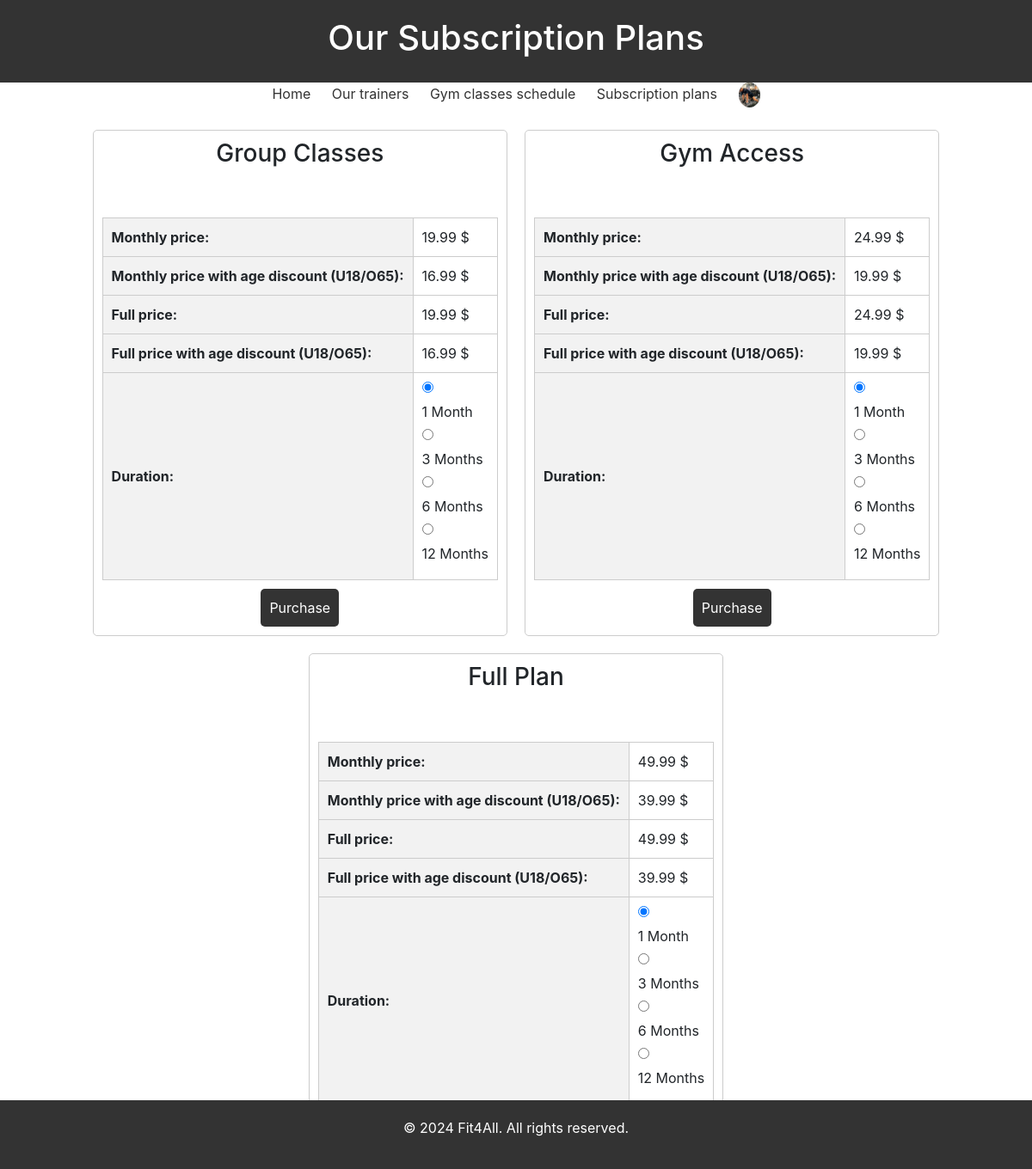
/palestra/subscription-plans/ (signed in), run on the app's committed database.
### palestra/models.py (models this page shows, shortened)
class User(AbstractUser):
    is_manager = models.BooleanField(default=False)
    is_instructor = models.BooleanField(default=False)
    class Meta:
        verbose_name = _('user')
        verbose_name_plural = _('users')

class UserProfile(models.Model):
    user = models.OneToOneField(User, on_delete=models.CASCADE)
    gender_choices = [
        ('M', 'Male'),
        ('F', 'Female'),
    ]
    gender = models.CharField(max_length=1, choices=gender_choices, null=False, blank=True)
    first_name = models.CharField(max_length=100, null=False,blank=True)
    last_name = models.CharField(max_length=100, null=False,blank=True)
    date_of_birth = models.DateField(null=True,blank=True)
    height = models.DecimalField(max_digits=5, decimal_places=0, null=True,blank=True)  # In centimetri
    weight = models.DecimalField(max_digits=5, decimal_places=0, null=True,blank=True)  # In chilogrammi
    profile_picture = models.ImageField(upload_to='profile_pictures/', null=True, blank=True)
    AGE_OF_RETIREMENT = 65  # Età di pensionamento
    LEGAL_ADULT_AGE = 18  # Età maggiore

### management/models.py (models this page shows, shortened)
class SubscriptionPlan(models.Model):
    PLAN_CHOICES = [
        ('GROUP', 'Group Classes Only'),
        ('WEIGHTS', 'Gym Access Only'),
        ('FULL', 'Group Classes + Gym Access'),
    ]
    name = models.CharField(max_length=100)
    plan_type = models.CharField(max_length=10, choices=PLAN_CHOICES)
    monthly_price = models.DecimalField(max_digits=10, decimal_places=2)
    age_discount = models.DecimalField(max_digits=5, decimal_places=2, default=0)

### palestra/views.py (the view, shortened to what this page needs)
# urls.py: path('subscription-plans/', views.SubscriptionPlansView.as_view(), name='subscription-plans'),
class SubscriptionPlansView(View):
    def get(self, request):
        return render(request=request, template_name="subscription-plans.html", context={})

### templates/palestra/subscription-plans.html (shortened to what this page needs)
{% extends "base.html" %}
{% block header %} Our Subscription Plans {% endblock header %}
{% block content %}
<div class="subscription-plans" style="display: flex; justify-content: center;">
{% for plan in subscription_plans %}
  <div class="plan">
    <h3>{{ plan.name }}</h3>
    <table class="user-details">
        <tr>
            <th>Monthly price:</th>
            <td>{{ plan.monthly_price }} $</td>
        </tr>
        <tr>
            <th>Monthly price with age discount (U18/O65):</th>
            <td>{{ plan.discounted_price }} $</td>
        </tr>
        <tr>
          <th>Full price:</th>
          <td>{{ plan.full_price }} $</td>
      </tr>
      <tr>
          <th>Full price with age discount (U18/O65):</th>
          <td>{{ plan.full_discounted_price }} $</td>
      </tr>
        <tr>
            <th>Duration:</th>
            <td>
                {% for duration, duration_label in plan.DURATION_CHOICES %}
                    <input type="radio" id="{{ plan.id }}_{{ duration }}" name="{{ plan.id }}_duration" value="{{ duration }}" {% if duration == 1 %}checked{% endif %} form="form_{{ plan.id }}">
                    <label for="{{ plan.id }}_{{ duration }}">{{ duration_label }}</label><br>
                {% endfor %}
            </td>
        </tr>
    </table>
    <form id="form_{{ plan.id }}" class="purchase-form" action="{% url 'palestra:subscription-plans'  %}" method="post">
        <button type="submit" style="margin-top: 10px;">Purchase</button>
    </form>
  </div>
{% endfor %}
</div>
{% endblock content %}

### templates/navbar.html (shortened to what this page needs)
{% load static %}
<nav>
  <ul>
    <li><a href="{% url 'homepage' %}">Home</a></li>
    <li><a href="{% url 'palestra:trainer-list' %}">Our trainers</a></li>
    <li><a href="{% url 'palestra:classes-schedule' %}">Gym classes schedule</a></li>
    <li><a href="{% url 'palestra:subscription-plans' %}">Subscription plans</a></li>
    {% if request.user.is_authenticated %}
    <li>
      <div class="profile-container">
        <button id="profile-button" onclick="toggleUserMenu()" style="border: none; background: none; padding: 0; max-width: 25px; border-radius: 30%;">
          {% if request.user.userprofile.profile_picture %}
          <img src="{{ request.user.userprofile.profile_picture.url }}" alt="Profile Image" style="width: 100%; height: auto; border-radius: 50%;">
          {% elif request.user.trainerprofile.profile_picture %}
          <img src="{{ request.user.trainerprofile.profile_picture.url }}" alt="Profile Image" style="width: 100%; height: auto; border-radius: 50%;">
          {% else %}
          <img src="{% static 'img/default_profile_image.png' %}" alt="Profile Image" style="width: 100%; height: auto; border-radius: 50%;">
          {% endif %}
      </button>
      </div>
    </li>
    {% else %}
    <li><a href="{% url 'login' %}">Login</a></li>
    {% endif %}
  </ul>
</nav>

### static/css/style.css (style rules this page uses)
.user-details, .user-details-dashboard { width: 100%; margin: 50px auto 0; border-collapse: collapse; }
table { text-align: center; }
.user-details th, .user-details td { padding: 10px; border: 1px solid #ccc; text-align: left; }
.user-details th { background-color: #f2f2f2; }
.subscription-plans { display: flex; flex-wrap: wrap; justify-content: space-around; }
.plan { margin: 10px; text-align: center; border: 1px solid #ccc; padding: 10px; border-radius: 5px; display: flex; flex-direction: column; justify-content: center; align-items: center; }
.profile-container { position: relative; display: inline-block; }
html, body { height: 100%; }
body { font-family: Arial, sans-serif; margin: 0; padding: 0; display: flex; flex-direction: column; }
.purchase-form { width: auto; padding: 0; border: none; border-radius: 0; background-color: transparent; }
.purchase-form button { padding: 10px; color: #fff; border: none; border-radius: 5px; cursor: pointer; }
form { width: 1000px; display: grid; padding: 20px; border: 1px solid #ccc; border-radius: 5px; background-color: #f9f9f9; }
label, input, button { display: block; border-radius: 5px; margin-bottom: 10px; margin-top: 10px; }
nav ul { list-style-type: none; padding: 0; text-align: center; }
nav ul li { display: inline; width: 100px; margin: 0 10px; }
nav ul li a { color: #333; text-decoration: none; }
button { border-radius: 5px; padding: 10px; background-color: #333333; color: #fff; cursor: pointer; }

### data on the page
User: user.userprofile.profile_picture (picture)
SubscriptionPlan: name "Group Classes", monthly_price "19.99", discounted_price "16.99", full_price "19.99", full_discounted_price "16.99", DURATION_CHOICES "1 Month" "3 Months" "6 Months" "12 Months"
SubscriptionPlan: name "Gym Access", monthly_price "24.99", discounted_price "19.99", full_price "24.99", full_discounted_price "19.99", DURATION_CHOICES "1 Month" "3 Months" "6 Months" "12 Months"
SubscriptionPlan: name "Full Plan", monthly_price "49.99", discounted_price "39.99", full_price "49.99", full_discounted_price "39.99", DURATION_CHOICES "1 Month" "3 Months" "6 Months" "12 Months"

### other printed values
{{ gym_name }} "Fit4All"
